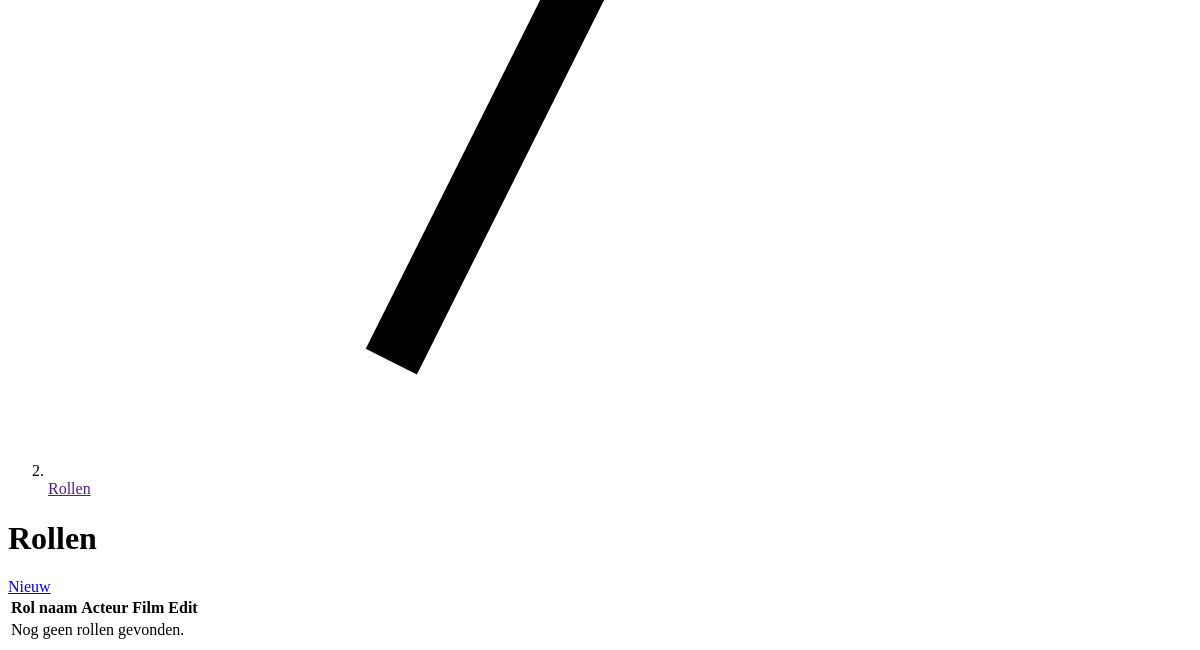
The page /roles (signed in, lower part) on the database as committed earlier.
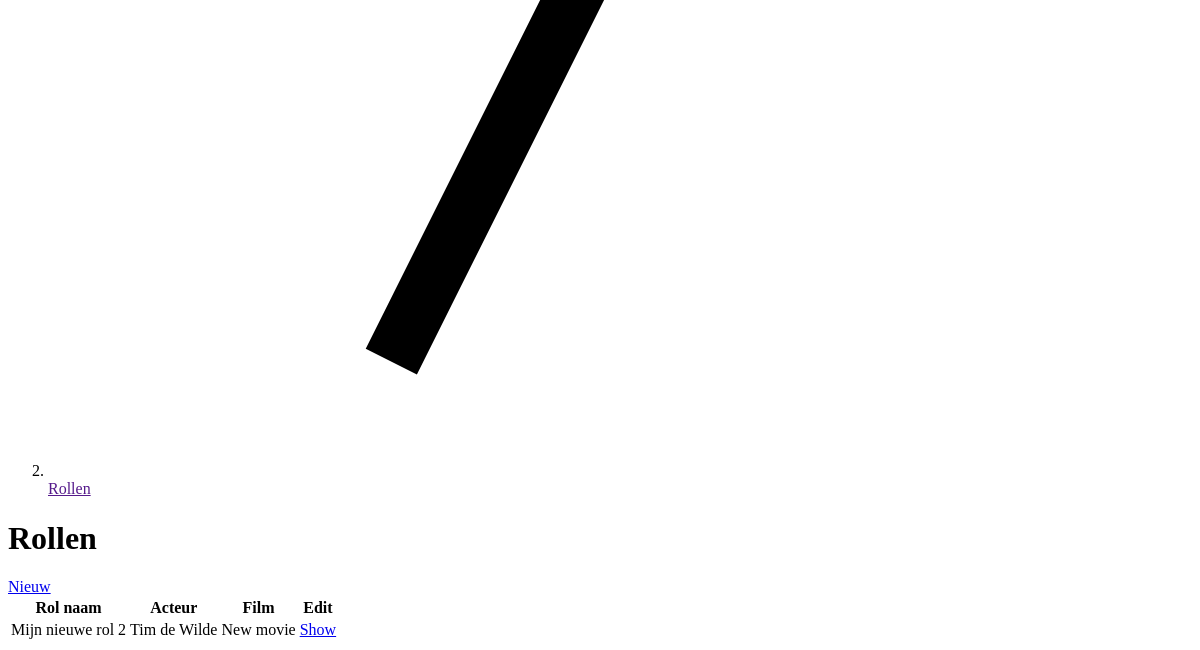
The same page on the database as committed later.
### src/models.py (models this page shows, shortened)
class Role(db.Model):
    __tablename__ = 'roles'
    id = db.Column(db.Integer, primary_key=True)
    character_name = db.Column(db.String(64), nullable=False)
    actor_id = db.Column(db.Integer, db.ForeignKey('actors.id'), nullable=False)
    film_id = db.Column(db.Integer, db.ForeignKey('films.id'), nullable=False)
    actor = db.relationship(
        'Actor', backref='role'
    )
    film = db.relationship(
        'Film', backref='role'
    )

class Actor(db.Model):
    __tablename__ = 'actors'
    id = db.Column(db.Integer, primary_key=True)
    first_name = db.Column(db.String(64), nullable=False)
    last_name = db.Column(db.String(64), nullable=False)
    def full_name(self):
        return self.first_name + ' ' + self.last_name

class Film(db.Model):
    __tablename__ = 'films'
    id = db.Column(db.Integer, primary_key=True)
    title = db.Column(db.String(64), nullable=False)
    year = db.Column(db.Integer, nullable=False)
    director_id = db.Column(db.Integer, db.ForeignKey('directors.id'), nullable=False)

### src/routes/web.py (the view)
@app.route('/roles')
@login_required
def index_roles():
    return render_template('roles/index.html', roles=RoleApi.index())

### src/api/RoleApi.py (called while the page is built)
    @staticmethod
    def index():
        return Role.query.all()

### src/models.py (called while the page is built)
@login_manager.user_loader
def load_user(user_id):
    return User.query.get(user_id)

### src/templates/roles/index.html
{% extends 'layouts/dashboard.html' %}
{% import 'macros/app.html' as macro %}
{% block heading %}
    {{ macro.breadcrumbs([{'title': 'Rollen'}]) }}
{% endblock %}
{% block content %}
    <div class="space-y-4 md:space-y-6">
        <div class="sm:flex justify-between">
            <h1 class="text-3xl font-bold leading-tight text-gray-900">
                Rollen
            </h1>
            <a href="{{ url_for('create_role') }}" class="inline-flex items-center px-4 py-2 border border-gray-300 shadow-sm text-base font-medium rounded-md text-gray-700 bg-white hover:bg-gray-50 focus:outline-none focus:ring-2 focus:ring-offset-2 focus:ring-teal-500">
                Nieuw
            </a>
        </div>
        <div class="bg-white rounded-md shadow-sm overflow-hidden">
            <div class="flex flex-col">
                <div class="-my-2 -mx-4 overflow-x-auto sm:-mx-6 lg:-mx-8">
                    <div class="inline-block min-w-full py-2 align-middle md:px-6 lg:px-8">
                        <div class="overflow-hidden shadow ring-1 ring-black ring-opacity-5 md:rounded-lg">
                            <table class="min-w-full divide-y divide-gray-300">
                                <thead class="bg-teal-600">
                                <tr>
                                    <th scope="col"
                                        class="py-3 pl-4 pr-3 text-left text-xs font-medium uppercase tracking-wide text-white sm:pl-6">
                                        Rol naam
                                    </th>
                                    <th scope="col"
                                        class="px-3 py-3 text-left text-xs font-medium uppercase tracking-wide text-white">
                                        Acteur
                                    </th>
                                    <th scope="col"
                                        class="px-3 py-3 text-left text-xs font-medium uppercase tracking-wide text-white">
                                        Film
                                    </th>
                                    <th scope="col" class="relative py-3 pl-3 pr-4 sm:pr-6">
                                        <span class="sr-only">Edit</span>
                                    </th>
                                </tr>
                                </thead>
                                <tbody class="divide-y divide-gray-200 bg-white">
                                    {% for role in roles %}
                                        <tr>
                                            <td class="whitespace-nowrap py-4 pl-4 pr-3 text-sm font-medium text-gray-900 sm:pl-6">
                                                {{ role.character_name }}
                                            </td>
                                            <td class="whitespace-nowrap px-3 py-4 text-sm text-gray-500">
                                                {{ role.actor.full_name() }}
                                            </td>
                                            <td class="whitespace-nowrap px-3 py-4 text-sm text-gray-500">
                                                {{ role.film.title }}
                                            </td>
                                            <td class="relative whitespace-nowrap py-4 pl-3 pr-4 text-right text-sm font-medium sm:pr-6">
                                                <a href="{{ url_for('show_role', role_id=role.id) }}"
                                                   class="text-teal-600 hover:text-teal-900">
                                                    Show
                                                </a>
                                            </td>
                                        </tr>
                                    {% endfor %}
                                    {% if not roles|length %}
                                        <tr>
                                            <td class="whitespace-nowrap py-4 pl-4 pr-3 text-sm font-medium text-gray-900 sm:pl-6 italic" colspan="99">
                                                Nog geen rollen gevonden.
                                            </td>
                                        </tr>
                                    {% endif %}
                                </tbody>
                            </table>
                        </div>
                    </div>
                </div>
            </div>
        </div>
    </div>
{% endblock %}

### src/templates/layouts/dashboard.html (shortened to what this page needs)
{% extends 'layouts/base.html' %}
{% block main %}
    <div class="min-h-full" x-data="{ profile_open: false, mobile_open: false }">
        <header class="bg-white shadow-sm">
            <div class="max-w-7xl mx-auto px-4 sm:px-6 lg:px-8">
                {% block heading %}
                {% endblock %}
            </div>
        </header>
        <main>
            <div class="max-w-7xl mx-auto sm:px-6 lg:px-8 pt-10">
                {% block content %}
                {% endblock %}
            </div>
        </main>
    </div>
{% endblock %}

### src/templates/macros/app.html (shortened to what this page needs)
{% macro breadcrumbs(crumbs) %}
    <nav class="flex py-4" aria-label="Breadcrumb">
        <ol role="list" class="flex items-center space-x-4">
            {% for crumb in crumbs %}
                <li>
                    <div class="flex items-center">
                        <svg class="flex-shrink-0 h-5 w-5 text-gray-300" xmlns="http://www.w3.org/2000/svg"
                             fill="currentColor" viewBox="0 0 20 20" aria-hidden="true">
                            <path d="M5.555 17.776l8-16 .894.448-8 16-.894-.448z"/>
                        </svg>
                        <a href="{{ crumb.link }}" class="ml-4 text-sm font-medium text-gray-500 hover:text-gray-700">{{ crumb.title }}</a>
                    </div>
                </li>
            {% endfor %}
        </ol>
    </nav>
{% endmacro %}

### src/templates/layouts/base.html (shortened to what this page needs)
<!doctype html>
<html lang="nl">
<head>
    <link rel="stylesheet" href="{{ url_for('static', filename='css/main.css') }}"/>
</head>
<body class="bg-gray-50">
{% block main %}
{% endblock %}
</body>
</html>

Rows that differ between the two databases and show on the page:
added Role: character_name "Mijn nieuwe rol 2", actor.full_name "Tim de Wilde", film "New movie"
Other text that changed with them:
text no longer shown: "Nog geen rollen gevonden."
